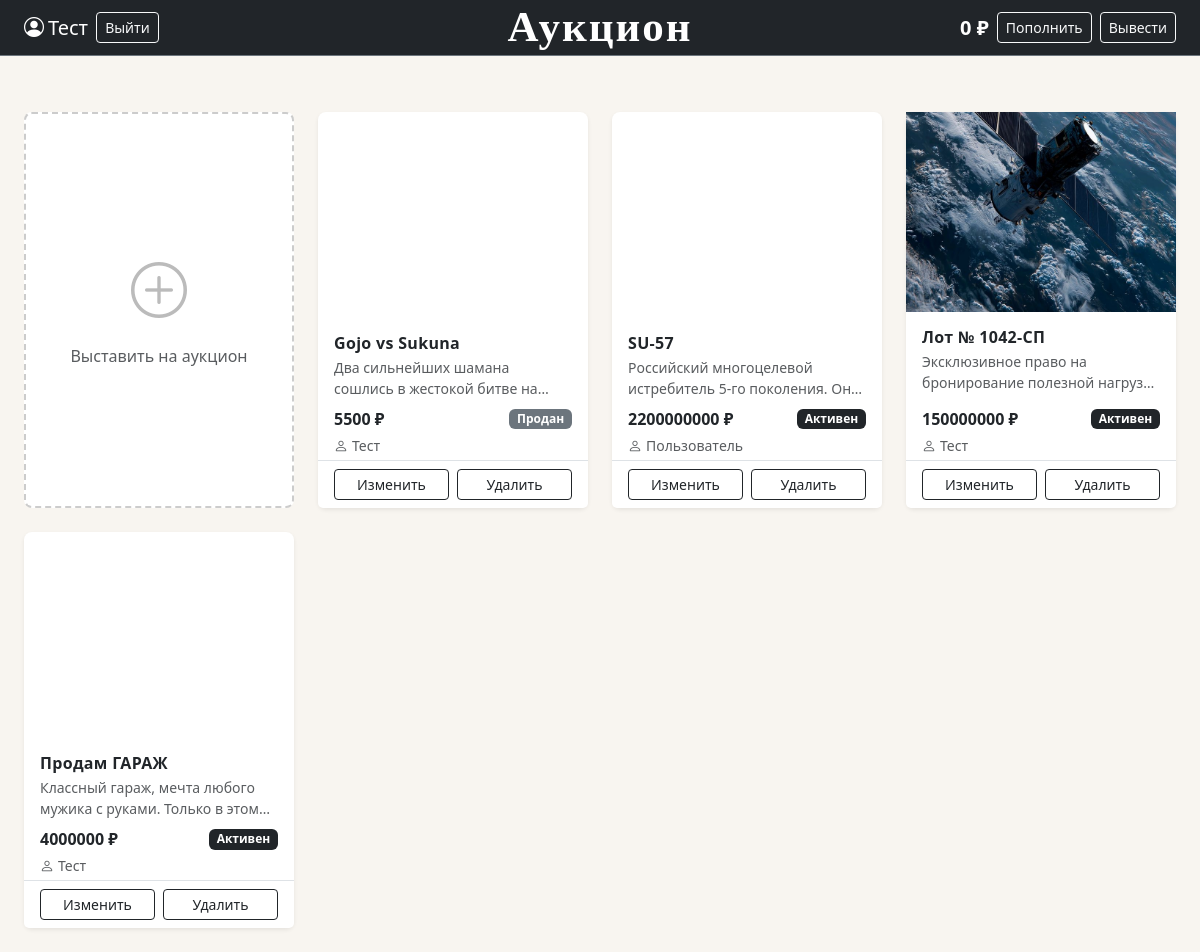
Page /index (signed in) on the committed database.
### data/users.py (models this page shows, shortened)
class User(SqlAlchemyBase, UserMixin, SerializerMixin):
    __tablename__ = 'users'
    id = sqlalchemy.Column(sqlalchemy.Integer, primary_key=True, autoincrement=True)
    name = sqlalchemy.Column(sqlalchemy.String, nullable=True) # имя пользователя, заполняется пользователем
    email = sqlalchemy.Column(sqlalchemy.String, index=True, unique=True, nullable=True) # его почта, заполняется пользователем
    hashed_password = sqlalchemy.Column(sqlalchemy.String, nullable=True) # пароль, заполняется пользователем
    modified_date = sqlalchemy.Column(sqlalchemy.DateTime, default=datetime.datetime.now) # дата создания
    balance = sqlalchemy.Column(sqlalchemy.Integer, autoincrement=True, default=0) # баланс, автоматически = 0
    lots = orm.relationship("Lots", back_populates='user') # связь с другой бд

### data/lots.py (models this page shows)
class Lots(SqlAlchemyBase, SerializerMixin):
    __tablename__ = 'lots'
    id = sqlalchemy.Column(sqlalchemy.Integer,
                           primary_key=True,
                           autoincrement=True)
    name = sqlalchemy.Column(sqlalchemy.String, nullable=True) # имя лота
    file = sqlalchemy.Column(sqlalchemy.String, nullable=True) # название файла
    description = sqlalchemy.Column(sqlalchemy.String, nullable=True) # описание
    condition = sqlalchemy.Column(sqlalchemy.String, nullable=True) # состояние лота
    minimal_cost = sqlalchemy.Column(sqlalchemy.Integer, nullable=True) # минимальная цена
    minimum_premium = sqlalchemy.Column(sqlalchemy.Integer, nullable=True) # минимальная надбавка
    curr_cost = sqlalchemy.Column(sqlalchemy.Integer, nullable=True) # текущая максимальная стоимость товара
    owner_id = sqlalchemy.Column(sqlalchemy.Integer, sqlalchemy.ForeignKey("users.id")) # id собственника товара
    is_selled = sqlalchemy.Column(sqlalchemy.Boolean, default=False) # продан ли товар
    end_date = sqlalchemy.Column(sqlalchemy.DateTime, nullable=True) # дата окончания
    user = orm.relationship("User")

### main.py (the view)
@app.route('/')
@app.route('/index')
def index():
    db_sess = db_session.create_session()
    try:
        lots = db_sess.query(Lots).all()
        return render_template('lots.html', lots=lots, os=os, root_path=app.root_path)
    finally:
        db_sess.close()

### data/db_session.py (called while the page is built)
def create_session() -> Session:
    global __factory
    return __factory()

### main.py (called while the page is built)
@login_manager.user_loader
def load_user(user_id):
    db_sess = db_session.create_session()
    try:
        return db_sess.get(User, user_id)
    finally:
        db_sess.close()

### templates/lots.html
{% extends "base.html" %}
{% block content %}
<div class="row row-cols-2 row-cols-sm-2 row-cols-md-3 row-cols-lg-4 g-4 mt-2">
    {% if current_user.is_authenticated %}
    <div class="col">
        <a href="/add_lot" class="text-decoration-none">
            <div class="card h-100 border-dashed text-center" style="cursor: pointer; min-height: 380px;">
                <div class="card-body d-flex flex-column justify-content-center align-items-center">
                    <i class="bi bi-plus-circle" style="font-size: 3.5rem; color: #bbb;"></i>
                    <h6 class="mt-3 text-muted">Выставить на аукцион</h6>
                </div>
            </div>
        </a>
    </div>
    {% endif %}
    {% for lot in lots %}
    <div class="col">
        <div class="card h-100 border-0 shadow-sm" style="min-height: 380px;">
            <a href="/lot_page/{{ lot.id }}" class="text-decoration-none">
                {% if lot.file.endswith('.mp4') or lot.file.endswith('.webm') %}
                    <video autoplay muted loop playsinline
                           class="card-img-top w-100"
                           style="object-fit: cover; height: 200px;">
                        <source src="{{ url_for('static', filename='img/lots_img/' + lot.file) }}" type="video/mp4">
                    </video>
                {% else %}
                    <img src="{{ url_for('static', filename='img/lots_img/' + lot.file) }}"
                         class="img-fluid w-100"
                         style="object-fit: cover; height: 200px;">
                {% endif %}
            </a>
            <div class="card-body d-flex flex-column pb-1">
                <a href="/lot_page/{{ lot.id }}" class="text-decoration-none text-dark">
                    <h6 class="card-title fw-semibold mb-1">{{ lot.name }}</h6>
                </a>
                <p class="text-muted small mb-2" style="
                    display: -webkit-box;
                    -webkit-line-clamp: 2;
                    -webkit-box-orient: vertical;
                    overflow: hidden;
                ">{{ lot.description }}</p>
                <div class="mt-auto">
                    <div class="d-flex justify-content-between align-items-center mb-1">
                        <span class="fw-bold">{{ lot.curr_cost if lot.curr_cost else lot.minimal_cost }} ₽</span>
                        {% if lot.is_selled %}
                            <span class="badge bg-secondary">Продан</span>
                        {% else %}
                            <span class="badge bg-dark">Активен</span>
                        {% endif %}
                    </div>
                    <div class="text-muted small">
                        <a href="/user/{{ lot.owner_id }}" class="text-muted text-decoration-none">
                            <i class="bi bi-person me-1"></i>{{ lot.user.name }}
                        </a>
                    </div>
                </div>
            </div>
            {% if current_user.is_authenticated and (current_user.id == lot.owner_id or current_user.id == 1) %}
            <div class="card-footer bg-white border-top d-flex gap-2 pt-2">
                <a href="/lot/{{ lot.id }}" class="btn btn-sm btn-outline-dark w-50">Изменить</a>
                <a href="/lot_delete/{{ lot.id }}"
                   class="btn btn-sm btn-outline-dark w-50"
                   onclick="return confirm('Удалить лот?')">Удалить</a>
            </div>
            {% endif %}
        </div>
    </div>
    {% endfor %}
</div>
{% endblock %}

### templates/base.html (shortened to what this page needs)
<!DOCTYPE html>
<html lang="ru">
<head>
    <link rel="stylesheet" href="https://cdn.jsdelivr.net/npm/bootstrap@5.3.0/dist/css/bootstrap.min.css">
    <link rel="stylesheet" href="https://cdn.jsdelivr.net/npm/bootstrap-icons@1.11.0/font/bootstrap-icons.css">
    <link rel="stylesheet" href="{{ url_for('static', filename='css/style.css') }}">
</head>
<body>
<nav class="navbar navbar-dark bg-dark border-bottom border-secondary">
    <div class="container-fluid px-4">
        <div class="d-flex align-items-center gap-2">
            {% if current_user.is_authenticated %}
                <a class="text-white text-decoration-none d-flex align-items-center gap-1 fs-5">
                    <i class="bi bi-person-circle"></i>
                    {{ current_user.name }}
                </a>
                <a class="btn btn-sm btn-outline-light" href="/logout">Выйти</a>
            {% else %}
                <a class="btn btn-sm btn-outline-light" href="/register">Зарегистрироваться</a>
                <a class="btn btn-sm btn-light" href="/login">Войти</a>
            {% endif %}
        </div>
        <a class="navbar-brand position-absolute start-50 translate-middle-x fw-bold"
           href="/"
           style="font-size: 43px; font-family: 'Georgia', serif; letter-spacing: 2px;"
        >Аукцион</a>
        <div class="d-flex align-items-center gap-2 ms-auto">
            {% if current_user.is_authenticated %}
                <span class="text-white fw-semibold fs-5">{{ current_user.balance }} ₽</span>
                <a class="btn btn-sm btn-outline-light" href="/balance">Пополнить</a>
                <a class="btn btn-sm btn-outline-light" href="/balance">Вывести</a>
            {% endif %}
        </div>
    </div>
</nav>
<div class="container-fluid px-4 py-4">
    {% block content %}
    {% endblock %}
</div>
</body>
</html>

### static/css/style.css (style rules this page uses)
body { background-color: #f8f5f0; color: #1a1a1a; }
.navbar { min-height: 56px; }
.card { background-color: #fff; border-radius: 8px; }
.card-title { font-weight: 600; letter-spacing: 0.02em; }
a { color: #1a1a1a; }
.border-dashed { border: 2px dashed #ccc !important; transition: border-color 0.2s, background-color 0.2s; }
.card { transition: transform 0.15s, box-shadow 0.15s; }

### rows in the picture
User: name "Тест", balance "0"
Lots: name "Gojo vs Sukuna", description "Два сильнейших шамана сошлись в жестокой битве…", curr_cost "5500", is_selled "Продан", user.name "Тест"
Lots: name "SU-57", description "Российский многоцелевой истребитель 5-го поколения.…", curr_cost "2200000000", is_selled "Активен", user.name "Пользователь"
Lots: file (picture), name "Лот № 1042-СП", description "Эксклюзивное право на бронирование полезной…", curr_cost "150000000", is_selled "Активен", user.name "Тест"
Lots: name "Продам ГАРАЖ", description "Классный гараж, мечта любого мужика с руками. Только в…", curr_cost "4000000", is_selled "Активен", user.name "Тест"
